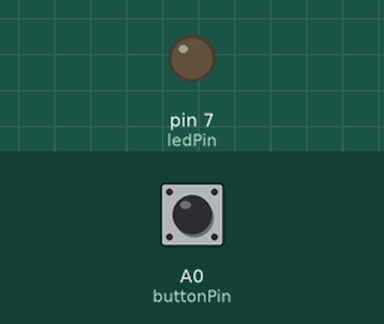
Simulated run of this sketch. Board: Arduino Uno, built with avr-gcc and run on an emulated ATmega328P. On the bench: output pins drawn as LEDs (lit = HIGH). The inputs (shaded band) are chosen by the test bench; at power-on: A0 (buttonPin) HIGH.

Above: at 1.2 s.
1.3 s: A0 (buttonPin) pulled LOW for 0.15 s
At 1.9 s:
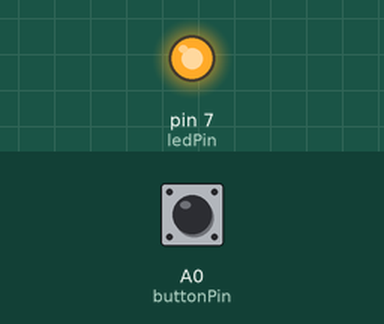
2.9 s: A0 (buttonPin) pulled LOW for 1 s
At 4.3 s:
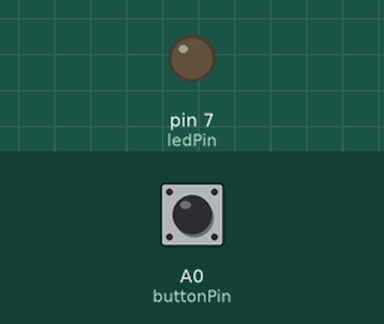
5.4 s: A0 (buttonPin) pulled LOW for 3.2 s
At 6.2 s:
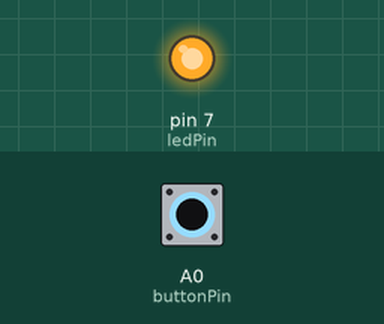
Timing chart, 0 to 8.4 s (numbered marks = the images above; inputs shaded):
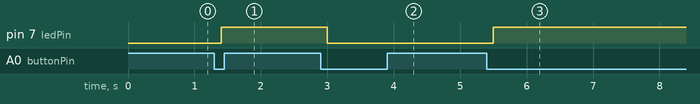

Measured:
- after the input at 1.3 s, pin 7 (ledPin): LOW → HIGH after 0.10 s
- after the input at 2.9 s, pin 7 (ledPin): HIGH → LOW after 0.10 s
- after the input at 5.4 s, pin 7 (ledPin): LOW → HIGH after 0.10 s

The sketch:

button.ino
```cpp
int ledPin = 7;
int buttonPin = A0;
int ledState = 0;
int buttonNew;
int buttonOld = 1;
int dt = 100;
void setup() {
  // put your setup code here, to run once:
  Serial.begin(9600);
  pinMode(ledPin, OUTPUT);
  pinMode(buttonPin, INPUT);
}

void loop() {
  // put your main code here, to run repeatedly:
  buttonNew = digitalRead(buttonPin);
  delay(dt);
  if (buttonNew == 0 && buttonOld == 1) {
    if (ledState == 0) {
      digitalWrite(ledPin, 1);
      ledState = 1;
    } else {
      digitalWrite(ledPin, 0);
      ledState = 0;
    }

  }
   buttonOld = buttonNew;
}
```
